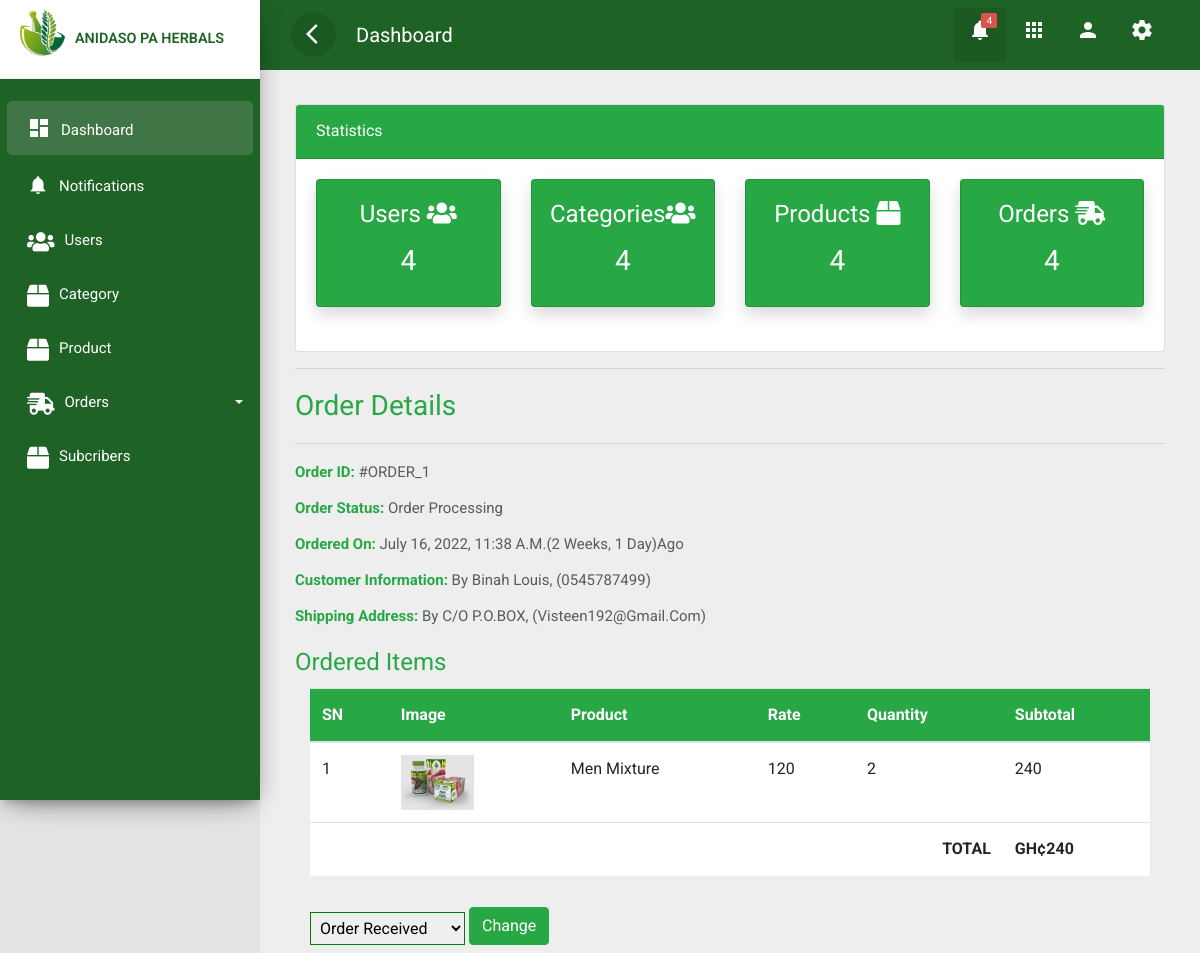
The page /dashboard/order-detail/1/ on the database its author committed.
### dashboard/models.py (models this page shows, shortened)
class Order(models.Model):
    cart = models.OneToOneField(Cart, on_delete=models.CASCADE)
    ordered_by = models.CharField(max_length=200)
    shipping_address = models.CharField(max_length=200)
    mobile = models.CharField(max_length=10)
    email = models.EmailField(null=True, blank=True)
    subtotal = models.PositiveIntegerField()
    discount = models.PositiveIntegerField()
    total = models.PositiveIntegerField()
    order_status = models.CharField(max_length=50, choices=ORDER_STATUS)
    created_at = models.DateTimeField(auto_now_add=True)

class CartProduct(models.Model):
    cart = models.ForeignKey(Cart, on_delete=models.CASCADE)
    product = models.ForeignKey(Product, on_delete=models.CASCADE)
    rate = models.PositiveIntegerField()
    quantity = models.PositiveIntegerField()
    subtotal = models.PositiveIntegerField()

class Product(models.Model):
    title = models.CharField(max_length=200)
    slug = models.CharField(max_length=150, null=False, blank=False)
    category = models.ForeignKey(Category, on_delete=models.CASCADE)
    image = models.ImageField(upload_to="products")
    marked_price = models.PositiveIntegerField()
    selling_price = models.PositiveIntegerField()
    status = models.BooleanField(default=False, help_text='0=default, 1=Hidden')
    description = models.TextField()
    class Meta:
        verbose_name_plural = 'Product'

### dashboard/views.py (the view)
# urls.py: path('order-detail/<int:pk>/', views.AdminOrderDetailView.as_view(), name='dashboard-order-detail'),
class AdminOrderDetailView(DetailView):
    template_name = 'dashboard/order_detail.html'
    model = Order
    context_object_name = 'ord_obj'
    def get_context_data(self, **kwargs):
        context = super().get_context_data(**kwargs)
        context["allstatus"] = ORDER_STATUS
        return context

### templates/dashboard/order_detail.html (shortened to what this page needs)
{% extends 'home/base.html'%}
{% block content%}
{% include 'home/card.html'%}
<div class="container">
    <div class="row">
        <div class="col-md-12 mx-auto">
            <hr>
            <h3 class="text-success">Order Details</h3>
            <hr>
            <p><span class="font-weight-bold text-success">Order ID: </span>#ORDER_{{ord_obj.id}}</p>
            <p><span class="font-weight-bold text-success">Order Status: </span>{{ord_obj.order_status}}</p>
            <p><span class="font-weight-bold text-success">Ordered on:
                </span>{{ord_obj.created_at}}({{ord_obj.created_at|timesince}})ago</p>
            <p><span class="font-weight-bold text-success">Customer Information: </span>By {{ord_obj.ordered_by}},
                ({{ord_obj.mobile}})</p>
            <p><span class="font-weight-bold text-success">Shipping Address: </span>By {{ord_obj.shipping_address}},
                ({{ord_obj.email}})</p>
            <h4 class="text-success mt-3">Ordered Items</h4>
            <div class="col-md-12">
                <table class="table bg-white">
                    <thead class="bg-success">
                        <tr class="text-white">
                            <th>SN</th>
                            <th>Image</th>
                            <th>Product</th>
                            <th>Rate</th>
                            <th>Quantity</th>
                            <th>subtotal</th>
                        </tr>
                    </thead>
                    <tbody>
                        {% for cp in ord_obj.cart.cartproduct_set.all %}
                        <tr>
                            <td>{{forloop.counter}}</td>
                            <td><img src="{{cp.product.image.url}}" class="img-fluid"
                                    style="height: 55px; object-fit: contain">
                            </td>
                            <td>{{cp.product.title}}</td>
                            <td>{{cp.rate}}</td>
                            <td>{{cp.quantity}}</td>
                            <td>{{cp.subtotal}}</td>
                        </tr>
                        {% endfor %}
                        <tr>
                            <th colspan='5' class="text-right"> TOTAL</th>
                            <th>GH¢{{ord_obj.total}}</th>
                        </tr>
                    </tbody>
                </table>
                <form action="{% url 'change-order-status' ord_obj.id %}" method="POST">
                    <select name="status"
                        style="border:1px solid green; outline: none; padding: 5px; margin-top: 20px;">
                        {% for i, j in allstatus %}
                        <option value="{{i}}">{{j}}</option>
                        {% endfor %}
                    </select>
                    <button class="btn btn-success mb-2">Change</button>
                </form>
            </div>
        </div>
    </div>
</div>
{% endblock%}

### templates/home/base.html (shortened to what this page needs)
{% load static %}
<!DOCTYPE html>
<html lang="en">
<head>
    <link rel="stylesheet" href="https://cdn.jsdelivr.net/npm/bootstrap@4.6.0/dist/css/bootstrap.min.css"
 />
    <link rel="stylesheet" href="https://use.fontawesome.com/releases/v5.15.2/css/all.css"
 />
    <link rel="stylesheet" href="//cdn.jsdelivr.net/npm/alertifyjs@1.13.1/build/css/alertify.min.css" />
    <link rel="stylesheet" href="//cdn.jsdelivr.net/npm/alertifyjs@1.13.1/build/css/themes/bootstrap.min.css" />
    <link rel="stylesheet" href="{% static 'css/bootstrap.min.css' %}" />
    <link rel="stylesheet" href="{% static 'css/custom.css' %}" />
</head>
<body>
    <div class="wrapper">
        <nav id="sidebar">
            <div class="sidebar-header">
                <li>
                    <img src="{% static 'img/logo.png'%}" class="img-fluid" /><span class="title">ANIDASO PA
                        HERBALS</span>
                </li>
            </div>
            <ul class="list-unstyled components">
                <li class="active">
                    <a href="{% url 'dashboard-index'%}" class="dashboard"><i
                            class="material-icons">dashboard</i><span>Dashboard</span></a>
                </li>
                <li class="item">
                    <a href="#"><i class="material-icons">notifications</i><span>notifications</span></a>
                </li>
                <li class="item">
                    <a href="{% url 'dashboard-user'%}"><i class="fas fa-users"></i><span>Users</span></a>
                </li>
                <li class="item">
                    <a href="{% url 'dashboard-category'%}"><i class="fas fa-box"></i><span>category</span></a>
                </li>
                <li class="item">
                    <a href="{% url 'dashboard-product'%}"><i class="fas fa-box"></i><span>product</span></a>
                </li>
                <li class="dropdown text-white">
                    <a href="#pageSubmenu5" data-toggle="collapse" aria-expanded="false" class="dropdown-toggle item">
                        <i class="fas fa-shipping-fast"></i><span>Orders</span></a>
                </li>
                <li class="item">
                    <a href="{% url 'dashboard-subscriber'%}"><i class="fas fa-box"></i><span>subcribers</span></a>
                </li>
        </nav>
        <div id="content">
            <div class="top-navbar">
                <nav class="navbar navbar-expand-lg">
                    <div class="container-fluid">
                        <button type="button" id="sidebarCollapse" class="d-xl-block d-lg-block d-md-mone d-none">
                            <span class="material-icons">arrow_back_ios</span>
                        </button>
                        <a class="navbar-brand" href="{% url 'dashboard-index'%}"> Dashboard </a>
                        <div class="collapse navbar-collapse d-lg-block d-xl-block d-sm-none d-md-none d-none"
                            id="navbarSupportedContent">
                            <ul class="nav navbar-nav ml-auto">
                                <li class="dropdown nav-item active">
                                    <a href="#" class="nav-link" data-toggle="dropdown">
                                        <span class="material-icons">notifications</span>
                                        <span class="notification">4</span>
                                    </a>
                                </li>
                                <li class="nav-item">
                                    <a class="nav-link" href="#">
                                        <span class="material-icons">apps</span>
                                    </a>
                                </li>
                                <li class="nav-item">
                                    <a class="nav-link" href="#">
                                        <span class="material-icons">person</span>
                                    </a>
                                </li>
                                <li class="nav-item">
                                    <a class="nav-link" href="#">
                                        <span class="material-icons">settings</span>
                                    </a>
                                </li>
                            </ul>
                        </div>
                    </div>
                </nav>
            </div>
            <div class="main-content">
                {% block content%}
                {% endblock%}
            </div>
        </div>
    </div>
</body>
</html>

### templates/home/card.html
<div class="container">
    <div class="row mt-4">
        <div class="col-md-12">
            <div class="card">
                <div class="card-header bg-success text-white">
                    Statistics
                </div>
                <div class="card-body">
                    <div class="row">
                        <div class="col-md-3 mb-4">
                            <a class="text-decoration-none text-dark" href="{% url 'dashboard-user'%}">
                                <div class="card my-card shadow text-center p-3 bg-success text-white">
                                    <h4>Users <i class="fas fa-users"></i></h4>
                                    <h3>4</h3>
                                </div>
                            </a>
                        </div>
                        <div class="col-md-3">
                            <a class="text-decoration-none text-dark" href="{% url 'dashboard-category'%}">
                                <div class="card my-card shadow text-center p-3 bg-success text-white">
                                    <h4>Categories<i class="fas fa-users"></i></h4>
                                    <h3>4</h3>
                                </div>
                            </a>
                        </div>
                        <div class="col-md-3">
                            <a class="text-decoration-none text-dark" href="{% url 'dashboard-product'%}">
                                <div class="card my-card shadow text-center p-3 bg-success text-white">
                                    <h4>Products <i class="fas fa-box"></i></h4>
                                    <h3>4</h3>
                                </div>
                            </a>
                        </div>
                        <div class="col-md-3">
                            <a class="text-decoration-none text-dark" href="{% url 'dashboard-order'%}">
                                <div class="card my-card shadow text-center p-3 bg-success text-white">
                                    <h4>Orders <i class="fas fa-shipping-fast"></i></h4>
                                    <h3>4</h3>
                                </div>
                            </a>
                        </div>
                    </div>
                </div>
            </div>
        </div>
    </div>
</div>

### static/css/custom.css (style rules this page uses)
body, html { line-height: 1.8; font-family: "Roboto", sans-serif; color: #555e58; text-transform: capitalize; text-rendering: optimizeLegibility !important; -webkit-font-smoothing: antialiased !important; font-weight: 400; margin: 0px; padding: 0px; }
body { background: rgb(230, 227, 227); }
h1, h2, h3, h4, h5, h6, .h1, .h2, .h3, .h4 { font-weight: 400; line-height: 1.5em; }
p { font-size: 15px; margin: 12px 0 0; line-height: 24px; }
a { color: #333; font-weight: 400; }
button { cursor: pointer; }
ul, ol { padding: 0; margin: 0px; list-style: none; }
a, a:hover, a:focus { color: #333; text-decoration: none; transition: all 0.3s; }
.item i { font-size: 22px; }
.item { color: #ffffff; }
.material-icons { font-family: "Material Icons"; font-weight: normal; font-style: normal; font-size: 24px; display: inline-block; line-height: 1; text-transform: none; letter-spacing: normal; word-wrap: normal; white-space: nowrap; direction: ltr; -webkit-font-smoothing: antialiased; text-rendering: optimizeLegibility; -moz-osx-font-smoothing: grayscale; font-feature-settings: "liga"; }
.wrapper { position: relative; width: 100%; overflow: auto; }
#sidebar { position: fixed; height: 100vh !important; top: 0; bottom: 0; left: 0; z-index: 11; width: 260px; overflow: auto; transition: all 0.3s; background: #1e6225; box-shadow: 0 10px 30px -12px rgb(0 0 0 / 42%), 0 4px 25px 0px rgb(0 0 0 / 12%), 0 8px 10px -5px rgb(0 0 0 / 20%); }
#sidebar .sidebar-header { padding: 20px; background-color: #ffffff; border-bottom: 1px solid #eee; }
.sidebar-header li { color: #ffffff; font-size: 0.9rem; list-style: none; text-transform: uppercase; transition: all 0.5s ease; font-weight: 600; align-items: center; }
.title { color: #1e6225; }
.sidebar-header li img { width: 45px; margin-top: -10px; margin-right: 10px; align-items: center; }
#sidebar ul li { padding: 2px 7px; }
#sidebar ul li.active > a { color: #333; background-color: rgba(200, 200, 200, 0.2); }
.dropdown-toggle::after { position: absolute; right: 10px; top: 23px; }
#sidebar ul.components { padding: 20px 0; }
#sidebar ul li a { padding: 10px; line-height: 30px; border-radius: 5px; font-size: 15px; position: relative; font-weight: 400; display: block; }
#sidebar ul li a span { text-transform: capitalize; display: inline-block; }
#sidebar ul li a span { color: #ffffff; }
#sidebar ul li a i { position: relative; margin-right: 10px; top: 5px; color: #ffffff; margin-left: 10px; }
#content { position: relative; transition: all 0.3s; background-color: #eeeeee; }
.top-navbar { width: 100%; z-index: 9; position: relative; }
.main-content { padding: 10px 20px 0px 20px; position: relative; width: 100%; }
.navbar { background-color: #1e6225; color: #ffffff; }
.navbar-brand { color: #ffffff; }
.navbar button { background-color: transparent; border: none; }
.navbar button span { color: #fff; }
#sidebarCollapse { border-radius: 50%; width: 45px; height: 45px; text-align: center; line-height: 45px; margin-right: 20px; border: none; color: #ffffff; background-color: rgba(0, 0, 0, 0.09); }
#sidebarCollapse span { margin: 9px; padding: 0px; }
.navbar-nav > li.active { color: #ffffff; border-radius: 4px; background-color: rgba(0, 0, 0, 0.08); }
.navbar-nav > li > a { color: #ffffff; }
.navbar .notification { position: absolute; top: 5px; right: 10px; display: block; font-size: 9px; border: 0px; font-size: 10px; background: #d9534f; min-width: 15px; text-align: center; padding: 1px 5px; height: 15px; border-radius: 2px; line-height: 14px; }
.navbar-nav li a { position: relative; display: block; padding: 10px 15px !important; }
@media only screen and (min-width: 992px) { #content { width: calc(100% - 260px); position: relative; float: right; transition: all 0.3s; background-color: #eeeeee; } }

### rows shown on the page
Order: id "1", order_status "Order Processing", created_at "July 16, 2022, 11:38 A.m.", created_at "2 Weeks, 1 Day", ordered_by "Binah Louis", mobile "0545787499", shipping_address "C/O P.O.BOX", email "Visteen192@gmail.com", total "240"
CartProduct: product.image (picture), product "Men Mixture", rate "120", quantity "2", subtotal "240"

### other values the page prints
form field status "Order Received"
